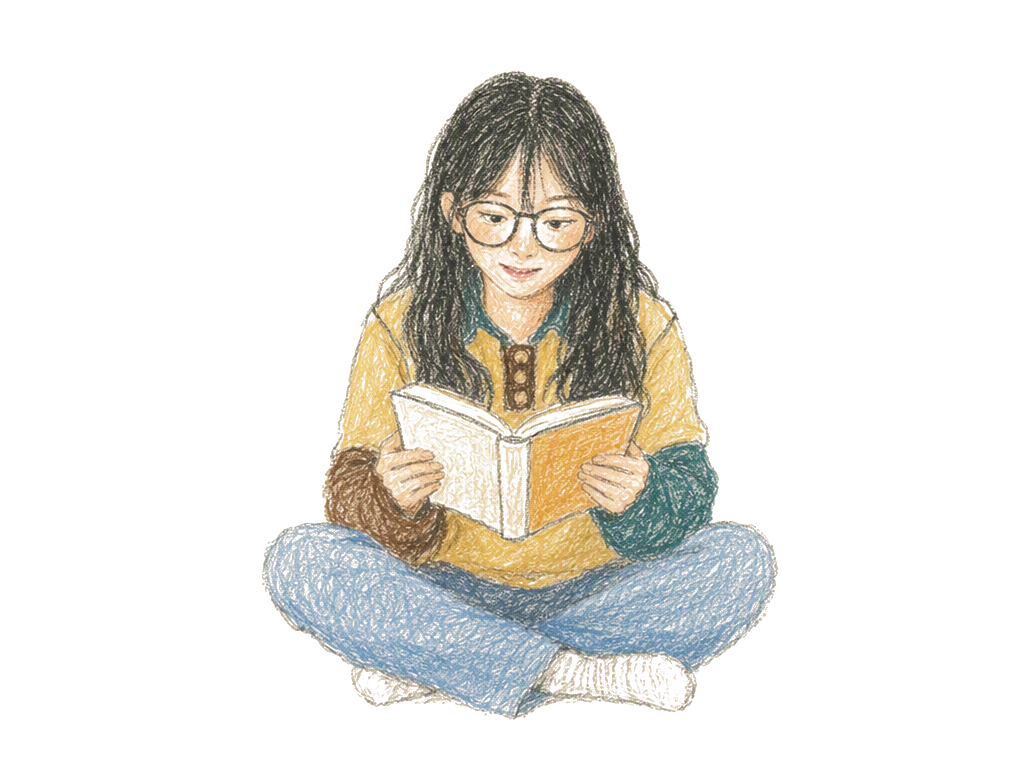
#> input picture assets/img/girl/girl-under-tree-alpha.png, 1024 x 768 px, found by its file name
$ python align_girl_images.py
#> lines starting #> are read from the running program, lines starting #| are printed output that depends on the picture
from PIL import Image
import numpy as np

g1 = Image.open("/Users/yunllly/Desktop/the-falling-apple/assets/img/girl/girl-under-tree-alpha.png")
#> g1 is the input picture: PIL image 1024x768 RGBA; mean R, G, B, A 223, 215.1, 197.8, 60.3
g2 = Image.open("/Users/yunllly/Desktop/the-falling-apple/assets/img/girl/girl-hit-alpha.png")
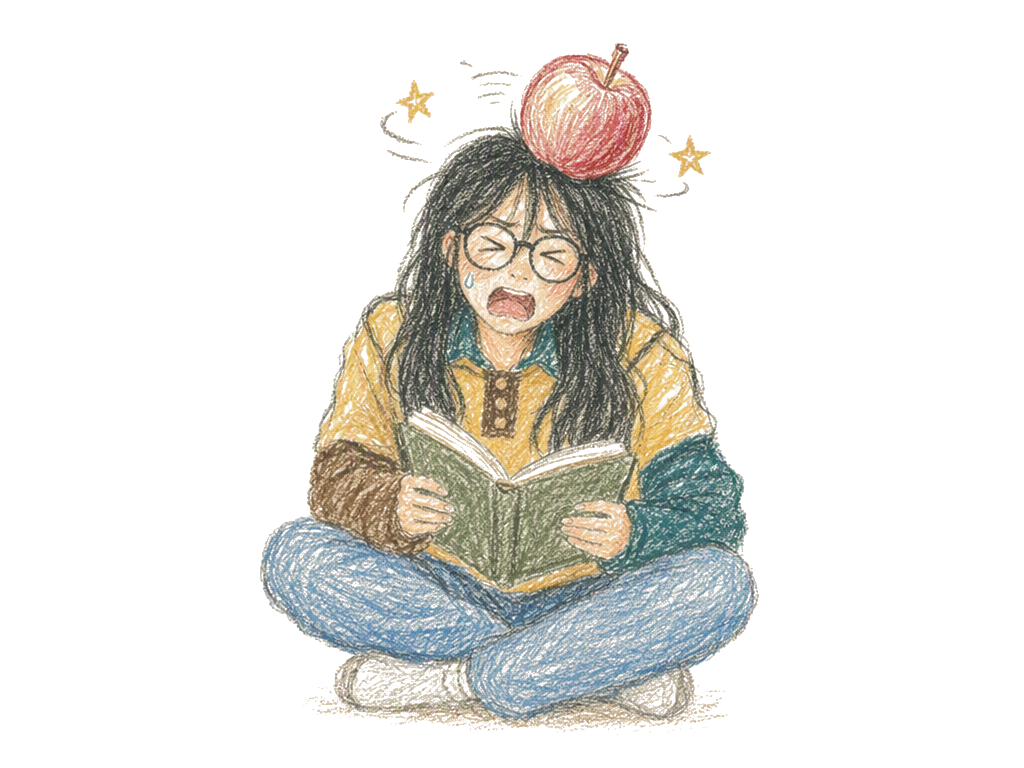
#> input picture assets/img/girl/girl-hit-alpha.png, 1024 x 768 px, found by its file name
#> g2 is the input picture: PIL image 1024x768 RGBA; mean R, G, B, A 218.5, 211, 194.7, 67.1

print("Girl 1 bbox:", g1.getbbox())
#| Girl 1 bbox: (261, 71, 779, 720)
print("Girl 2 bbox:", g2.getbbox())
#| Girl 2 bbox: (26, 43, 759, 736)

# Let's crop tight bboxes or normalize size so switching src does not jump/shift!
bbox1 = g1.getbbox()
#> bbox1 = (261, 71, 779, 720)
bbox2 = g2.getbbox()
#> bbox2 = (26, 43, 759, 736)

# Combined bbox
comb_bbox = (
    min(bbox1[0], bbox2[0]),
    min(bbox1[1], bbox2[1]),
    max(bbox1[2], bbox2[2]),
    max(bbox1[3], bbox2[3])
)
#> comb_bbox = (26, 43, 779, 736)
print("Combined bbox:", comb_bbox)
#| Combined bbox: (26, 43, 779, 736)

# Crop both with the exact same bounding box + 20px padding so they are perfectly aligned!
pad = 20
crop_box = (
    max(0, comb_bbox[0] - pad),
    max(0, comb_bbox[1] - pad),
    min(g1.width, comb_bbox[2] + pad),
    min(g1.height, comb_bbox[3] + pad)
)
#> crop_box = (6, 23, 799, 756)

g1_aligned = g1.crop(crop_box)
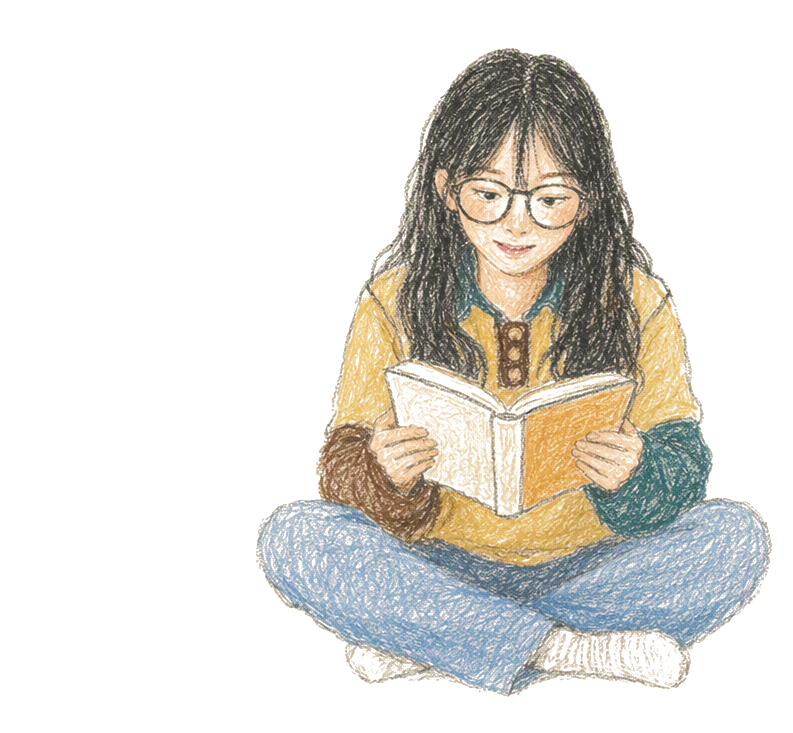
#> g1_aligned: PIL image 793x733 RGBA; mean R, G, B, A 216.5, 208.6, 191.3, 81.6; transparent parts drawn white
g2_aligned = g2.crop(crop_box)
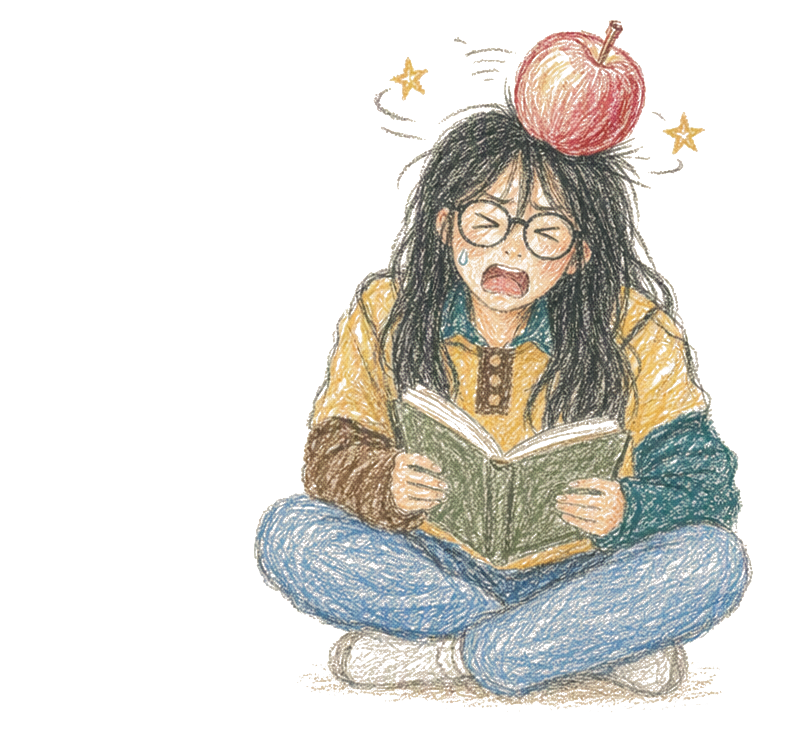
#> g2_aligned: PIL image 793x733 RGBA; mean R, G, B, A 211, 203.7, 187.6, 90.8; transparent parts drawn white

g1_aligned.save("/Users/yunllly/Desktop/the-falling-apple/assets/img/girl/girl-sitting-aligned.png")
g2_aligned.save("/Users/yunllly/Desktop/the-falling-apple/assets/img/girl/girl-hit-aligned.png")

print(f"Saved aligned girl images ({g1_aligned.size})")
#| Saved aligned girl images ((793, 733))
